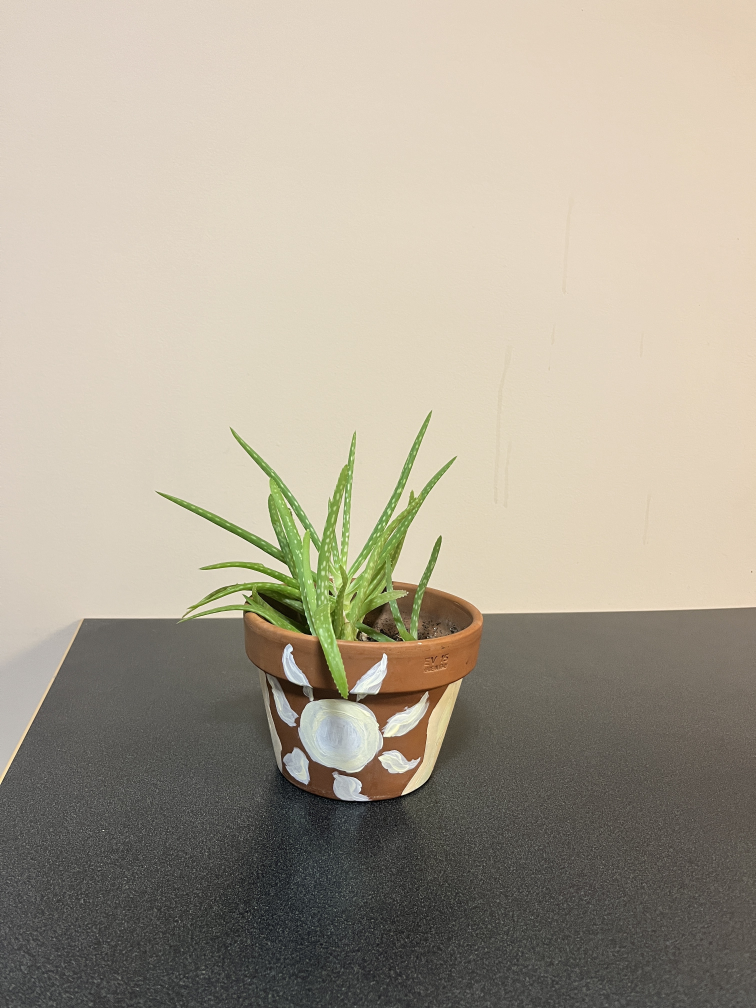
#> input picture test_images/plant_left.jpg, 3024 x 4032 px, given in place of video.mp4, which was not available (shown at 1/4 size)
$ jupyter execute modeltf.ipynb   (older library calls are emulated)
#> lines starting #> are read from the running program, lines starting #| are printed output that depends on the picture; pictures that were not available may be replaced by others from this repository, and a replacement may not be noted
[cell 1]
import numpy as np
import cv2

def preprocess_frame(frame):
    # Resize frame to model input size
    resized_frame = cv2.resize(frame, (800, 600))

    # Normalize pixel values
    normalized_frame = resized_frame / 255.0

    # Convert to RGB format
    rgb_frame = cv2.normalize(normalized_frame, None, 0, 255, cv2.NORM_MINMAX, cv2.CV_8U)
    rgb_frame = cv2.cvtColor(rgb_frame, cv2.COLOR_BGR2RGB)

    return rgb_frame

def draw_optical_flow_hsv(flow):
    # Calculate magnitude and angle of flow
    mag, ang = cv2.cartToPolar(flow[..., 0], flow[..., 1])

    # Create HSV image, set saturation
    hsv = np.zeros_like(frame)
    hsv[..., 1] = 255

    # Set hue according to the flow direction
    hsv[..., 0] = ang * 180 / np.pi / 2

    # Set value according to the flow magnitude (normalized)
    hsv[..., 2] = cv2.normalize(mag, None, 0, 255, cv2.NORM_MINMAX)

    # Convert HSV to RGB (BGR) format
    bgr = cv2.cvtColor(hsv, cv2.COLOR_HSV2BGR)

    return bgr

# Visualize optical flow
def draw_optical_flow(frame, flow):
    h, w = frame.shape[:2]
    step = 16
    y, x = np.mgrid[step/2:h:step, step/2:w:step].reshape(2,-1).astype(int)
    fx, fy = flow[y,x].T

    # Create image and draw
    vis = cv2.cvtColor(frame, cv2.COLOR_GRAY2BGR)
    for (x, y), (fx, fy) in zip(np.stack([x, y], axis=-1), np.stack([fx, fy], axis=-1)):
        cv2.line(vis, (x, y), (x+int(fx), y+int(fy)), (0, 255, 0), 1)
        cv2.circle(vis, (x, y), 1, (0, 255, 0), -1)
    return vis

# Function to stack frames for side-by-side comparison
def stack_frames(original_frame, processed_frame):
    # Resize processed frame to match the original frame size
    processed_resized = cv2.resize(processed_frame, (original_frame.shape[1], original_frame.shape[0]))
    # Stack frames horizontally
    stacked_frame = np.hstack((original_frame, processed_resized))
    return stacked_frame

# Load video
cap = cv2.VideoCapture("video.mp4")

# Read first frame
ret, frame = cap.read()
#> frame is the input picture: shape (4032, 3024, 3); mean B, G, R 147.4, 163.2, 171.5

# Check if video is valid
if not ret:
    print("Error: Could not open video file")
    exit()

# Convert first frame to grayscale
prev_gray = cv2.cvtColor(frame, cv2.COLOR_BGR2GRAY)
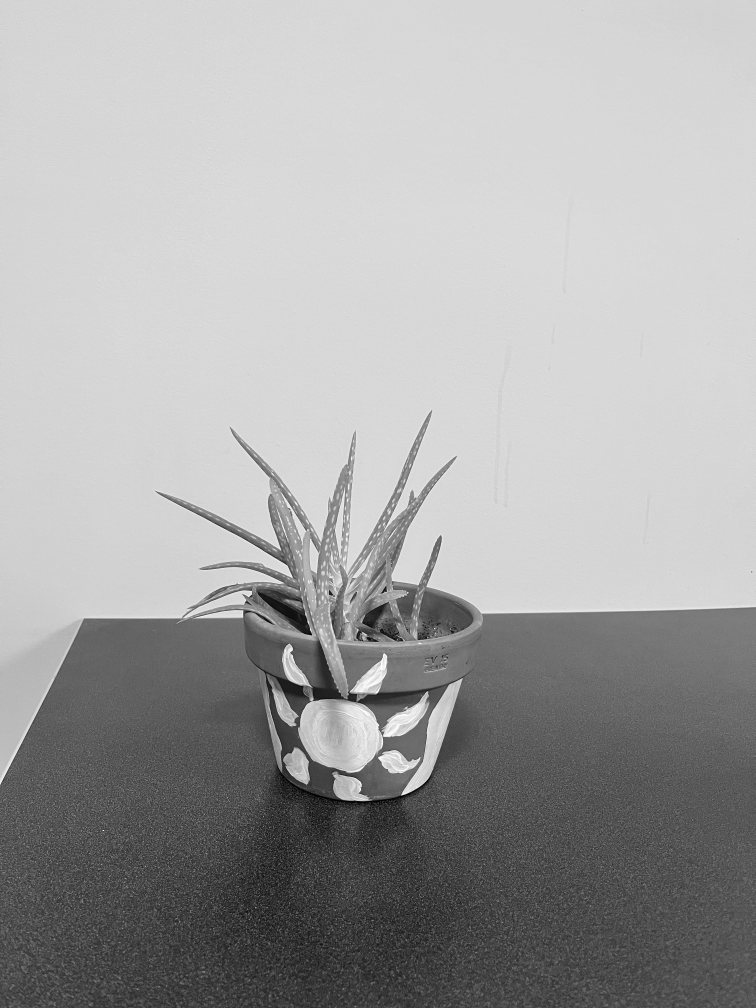
#> prev_gray: shape (4032, 3024) (shown at 1/4 size); min 0, max 255, mean 163.9

# Define the codec and create VideoWriter object
fourcc = cv2.VideoWriter_fourcc(*'XVID')
out = cv2.VideoWriter('output2.avi', fourcc, 20.0, (frame.shape[1] * 2, frame.shape[0]))

i = 0
while True:
    # Read next frame
    ret, frame = cap.read()
    if not ret:
        break

    if (i % 10 == 0):
        print(i, "frames completed")
    i += 1

    # Pre-process frame
    frame = preprocess_frame(frame)
#> in preprocess_frame, `resized_frame = cv2.resize(frame, (800, 600))`:
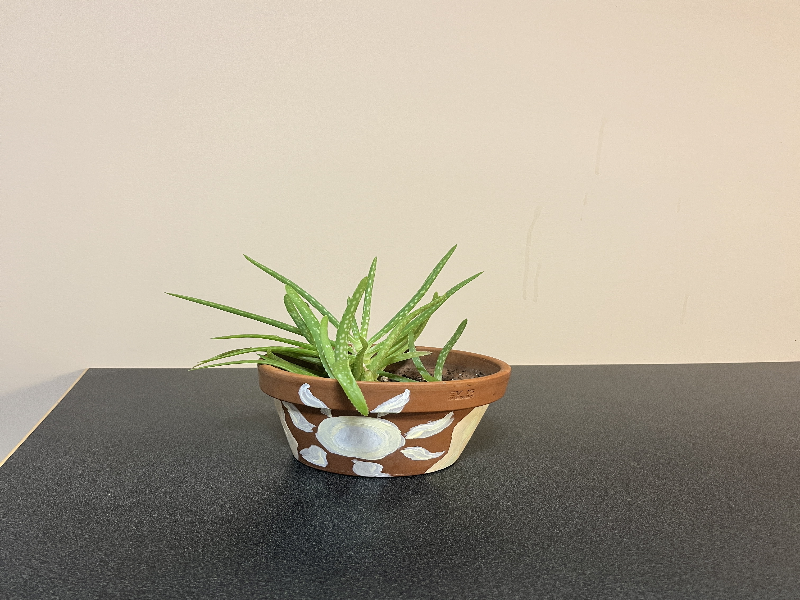
#> resized_frame: shape (600, 800, 3); mean B, G, R 147.2, 163.1, 171.4

    # Convert frame to grayscale
    gray = cv2.cvtColor(frame, cv2.COLOR_BGR2GRAY)
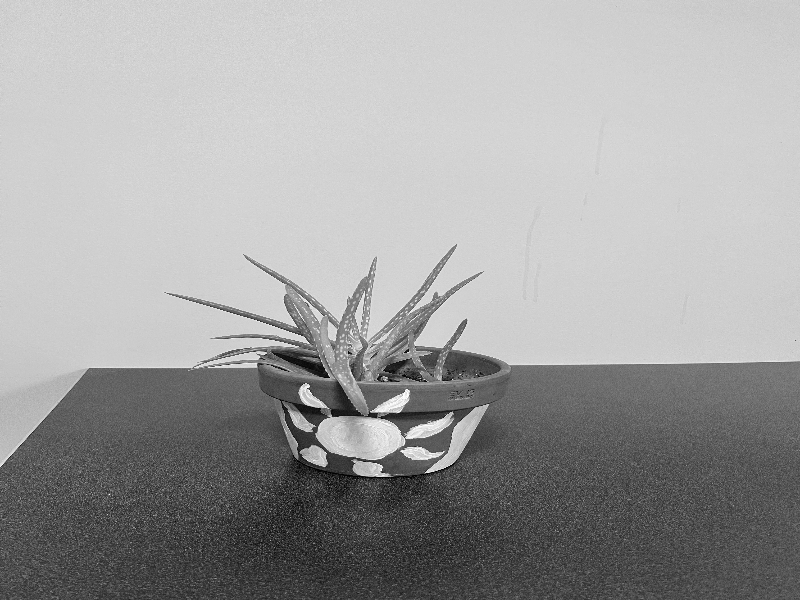
#> gray: shape (600, 800); min 0, max 254, mean 159.3
    prev_gray = cv2.resize(prev_gray, (gray.shape[1], gray.shape[0]))
#> prev_gray: shape (600, 800)
    # Calculate optical flow
    flow = cv2.calcOpticalFlowFarneback(prev_gray, gray, None, 0.5, 3, 15, 3, 5, 1.2, 0)

    # Visualize optical flow in HSV
    flow_hsv = draw_optical_flow_hsv(flow)
#> in draw_optical_flow_hsv, `mag, ang = cv2.cartToPolar(flow[..., 0], flow[..., 1])`:
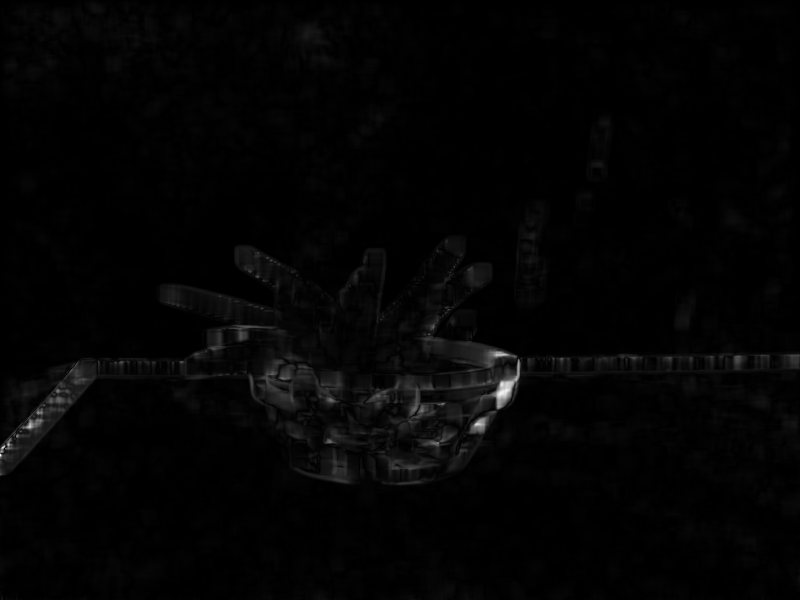
#> mag: shape (600, 800) float32; min 2.38e-06, max 0.965, mean 0.0171
#> in draw_optical_flow_hsv, `mag, ang = cv2.cartToPolar(flow[..., 0], flow[..., 1])`:
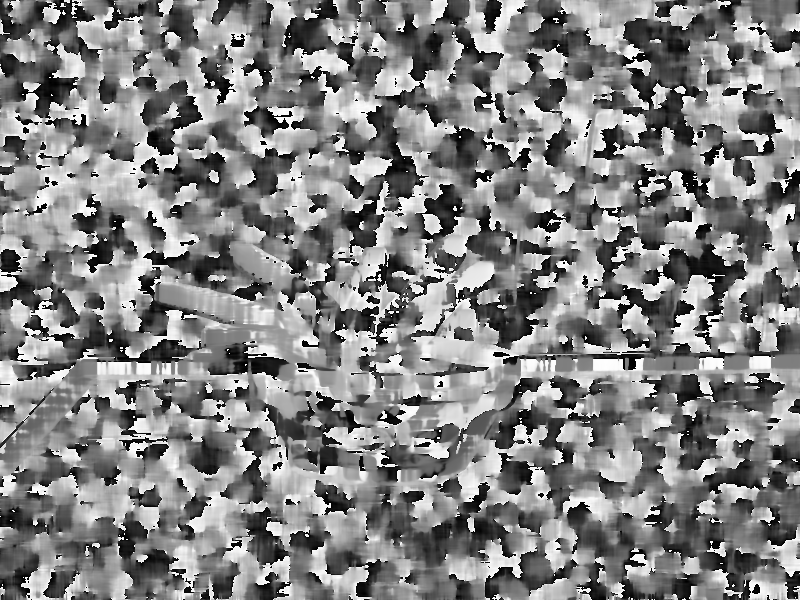
#> ang: shape (600, 800) float32; min 8.25e-06, max 6.28, mean 3.23; drawn with min black and max white
#> in draw_optical_flow_hsv, `hsv[..., 0] = ang * 180 / np.pi / 2`:
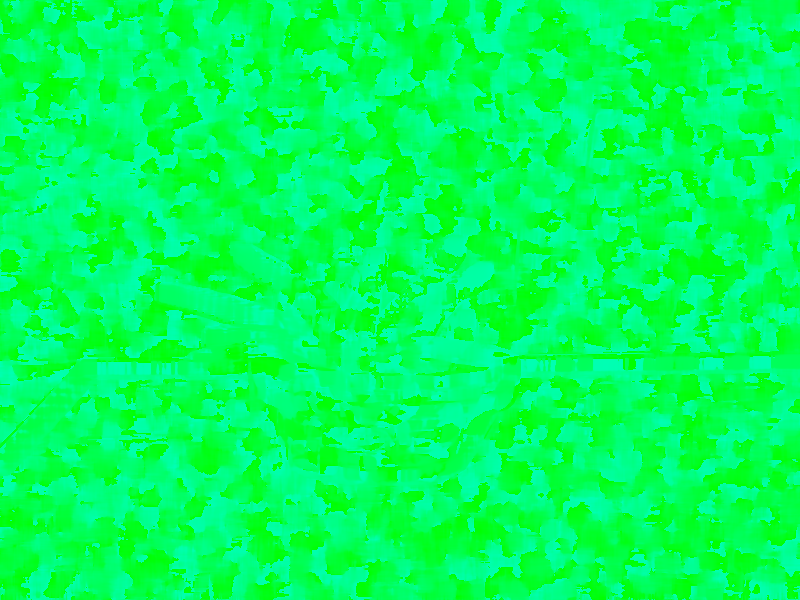
#> hsv: shape (600, 800, 3); mean of channels 0, 1, 2 92, 255, 0; drawn as B, G, R
#> in draw_optical_flow_hsv, `hsv[..., 2] = cv2.normalize(mag, None, 0, 255, cv2.NORM_MINMAX)`:
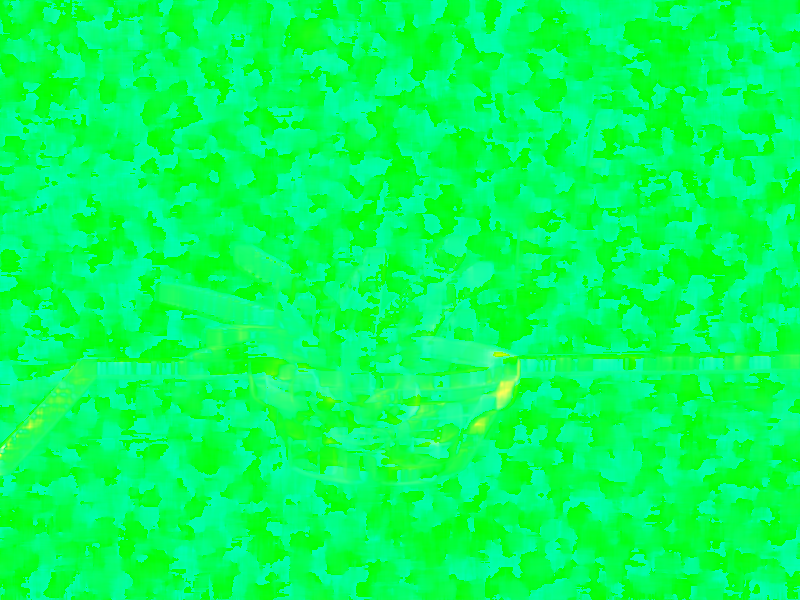
#> hsv: shape (600, 800, 3); mean of channels 0, 1, 2 92, 255, 4; drawn as B, G, R
#> in draw_optical_flow_hsv, `bgr = cv2.cvtColor(hsv, cv2.COLOR_HSV2BGR)`:
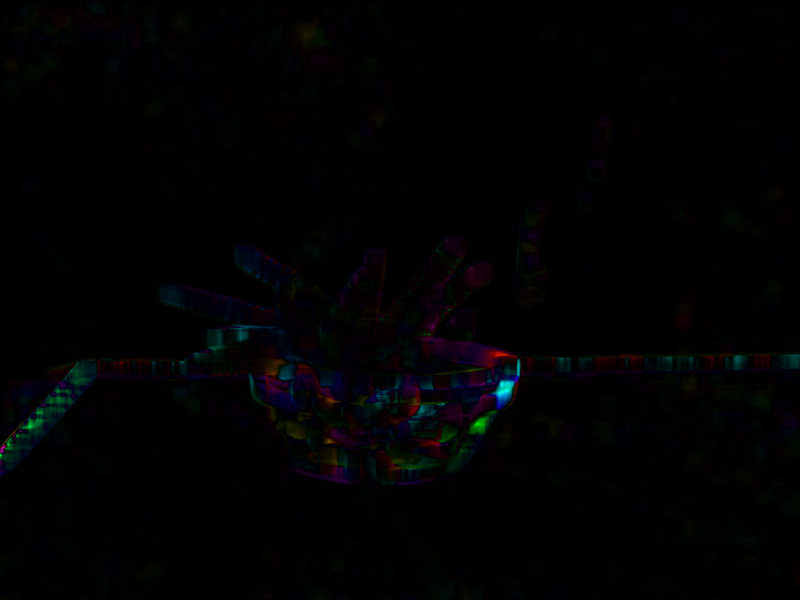
#> bgr: shape (600, 800, 3); mean B, G, R 2.3, 1.8, 1.6

    # Stack original frame and flow visualization
    stacked = stack_frames(frame, flow_hsv)
#> in stack_frames, `stacked_frame = np.hstack((original_frame, processed_resized))`:
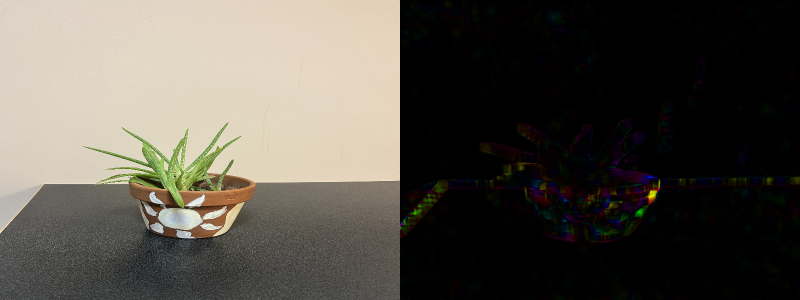
#> stacked_frame: shape (600, 1600, 3) (shown at 1/2 size); mean R, G, B 86.9, 82.5, 74.4

    # Write the stacked frame to the video file
    out.write(stacked)

    # Update previous frame
    prev_gray = gray

    # Handle keyboard input
    key = cv2.waitKey(1) & 0xFF
#> (key q is pressed here)
    if key == ord('q'):
        break

# Release everything when job is finished
cap.release()
out.release()
cv2.destroyAllWindows()

$ run again, on test_images/plant_mid.jpg
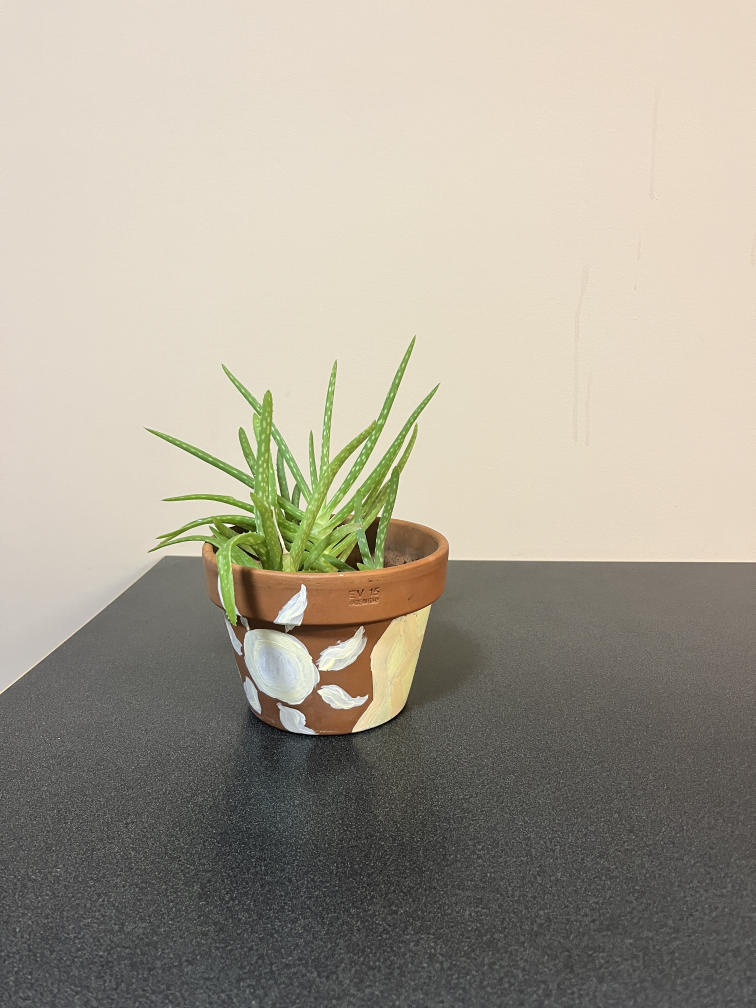
#> input picture test_images/plant_mid.jpg, 3024 x 4032 px, given in place of video.mp4, which was not available (shown at 1/4 size)
#> frame is the input picture: shape (4032, 3024, 3); mean B, G, R 148.1, 162, 168.5
#> in draw_optical_flow_hsv, `bgr = cv2.cvtColor(hsv, cv2.COLOR_HSV2BGR)`:
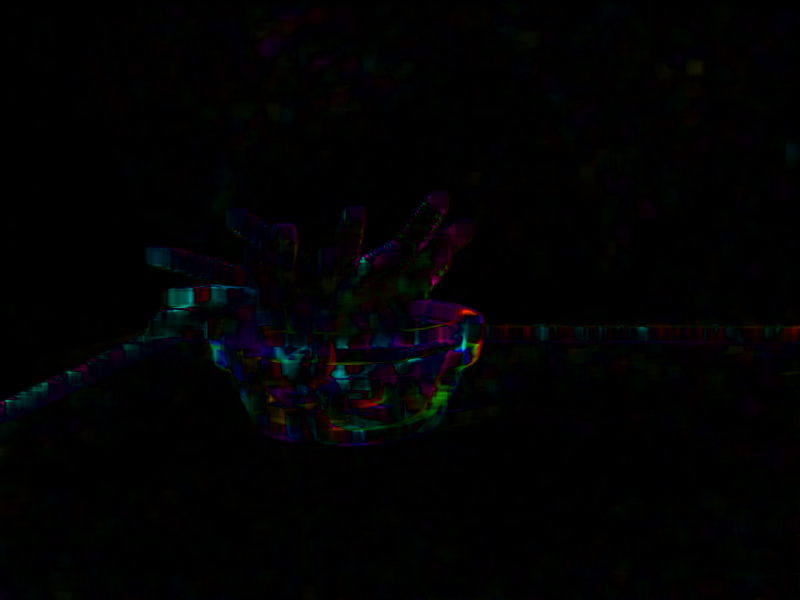
#> bgr: shape (600, 800, 3); mean B, G, R 2.6, 1.9, 1.8
#> in stack_frames, `stacked_frame = np.hstack((original_frame, processed_resized))`:
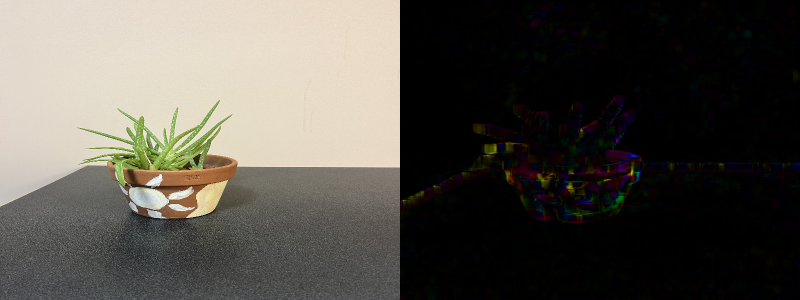
#> stacked_frame: shape (600, 1600, 3) (shown at 1/2 size); mean R, G, B 85.5, 81.9, 74.9

$ run again, on test_images/plant_right.jpg
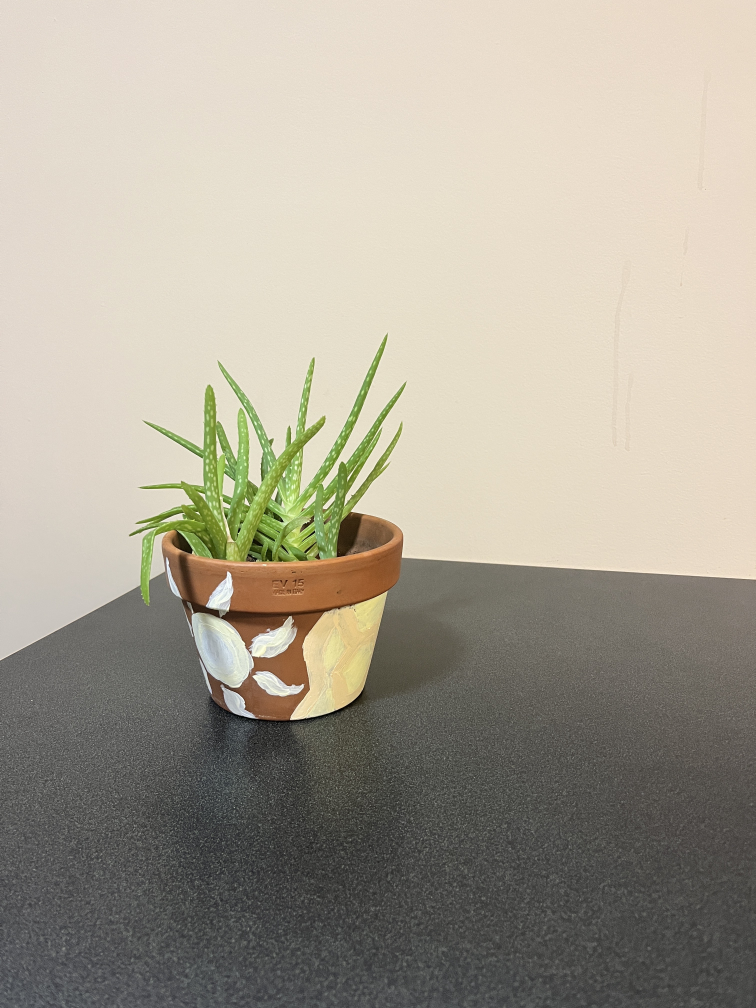
#> input picture test_images/plant_right.jpg, 3024 x 4032 px, given in place of video.mp4, which was not available (shown at 1/4 size)
#> frame is the input picture: shape (4032, 3024, 3); mean B, G, R 148.3, 162.3, 168.6
#> in draw_optical_flow_hsv, `bgr = cv2.cvtColor(hsv, cv2.COLOR_HSV2BGR)`:
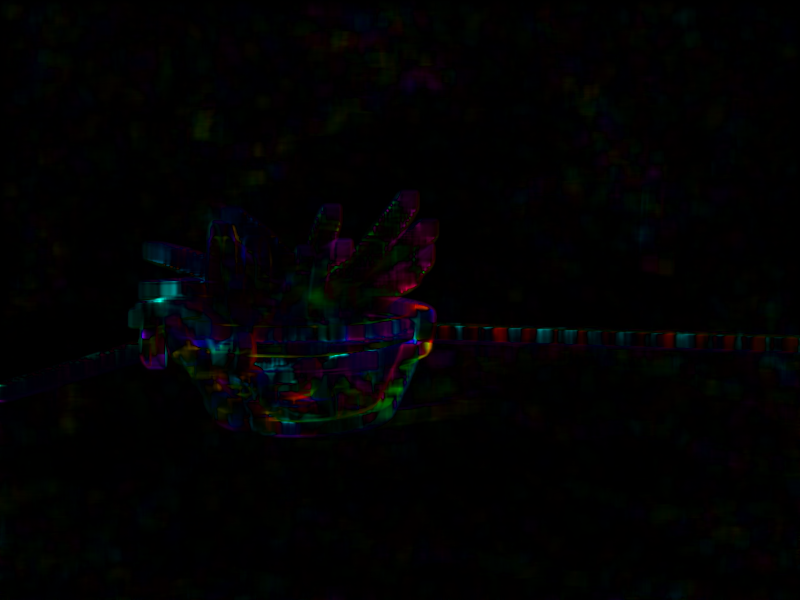
#> bgr: shape (600, 800, 3); mean B, G, R 2.7, 2, 2.2
#> in stack_frames, `stacked_frame = np.hstack((original_frame, processed_resized))`:
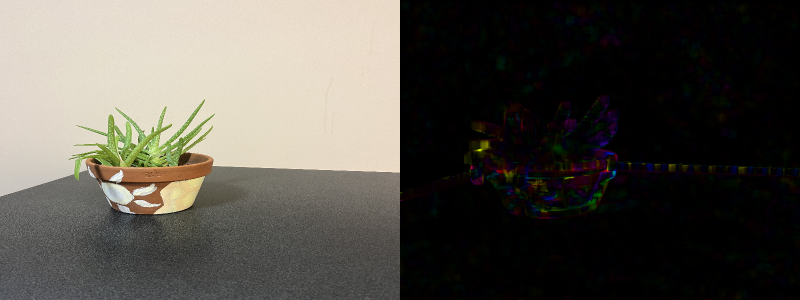
#> stacked_frame: shape (600, 1600, 3) (shown at 1/2 size); mean R, G, B 85.6, 82.1, 75.2
